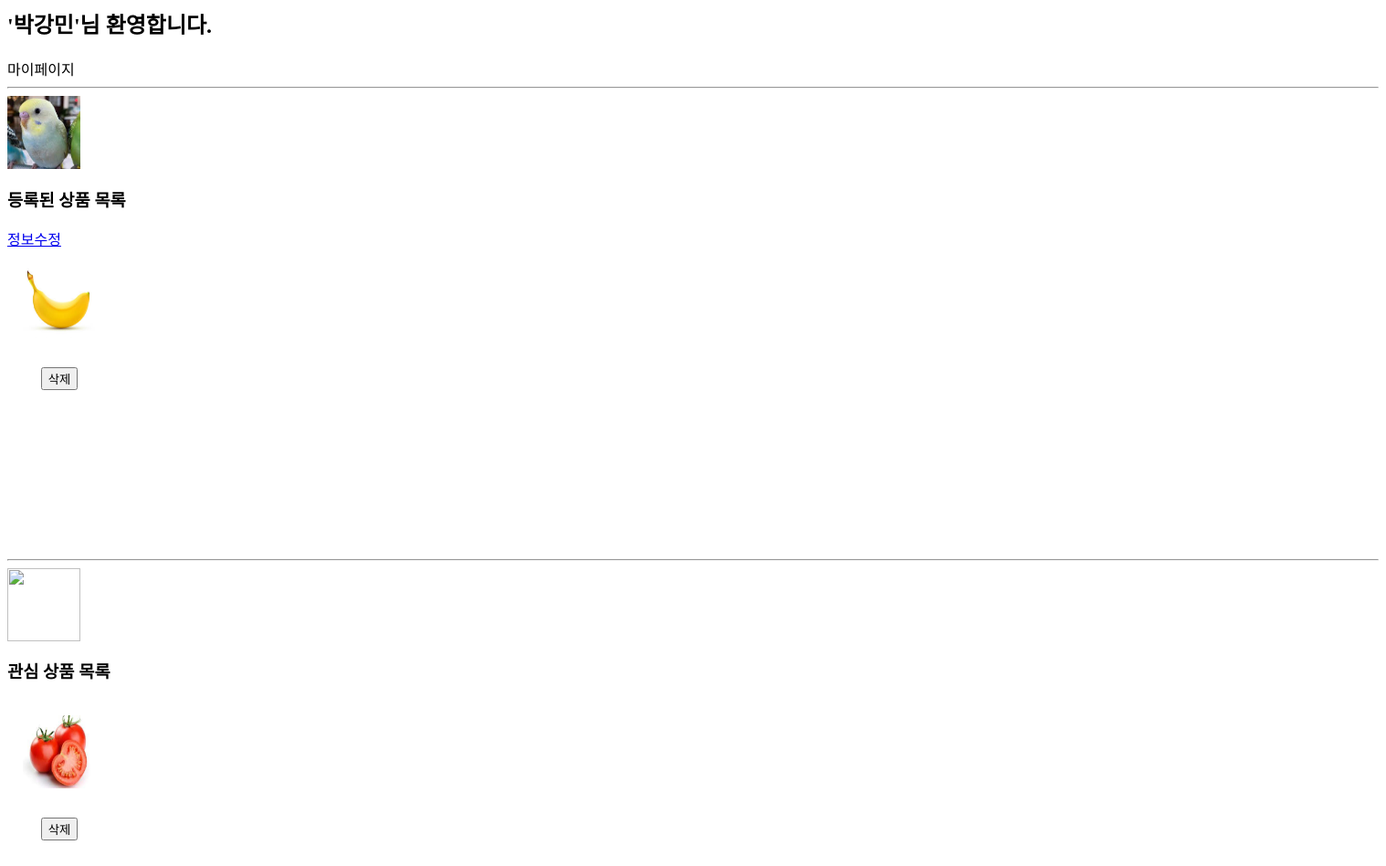
/myPage/ (signed in), run on an earlier commit of the app's database.
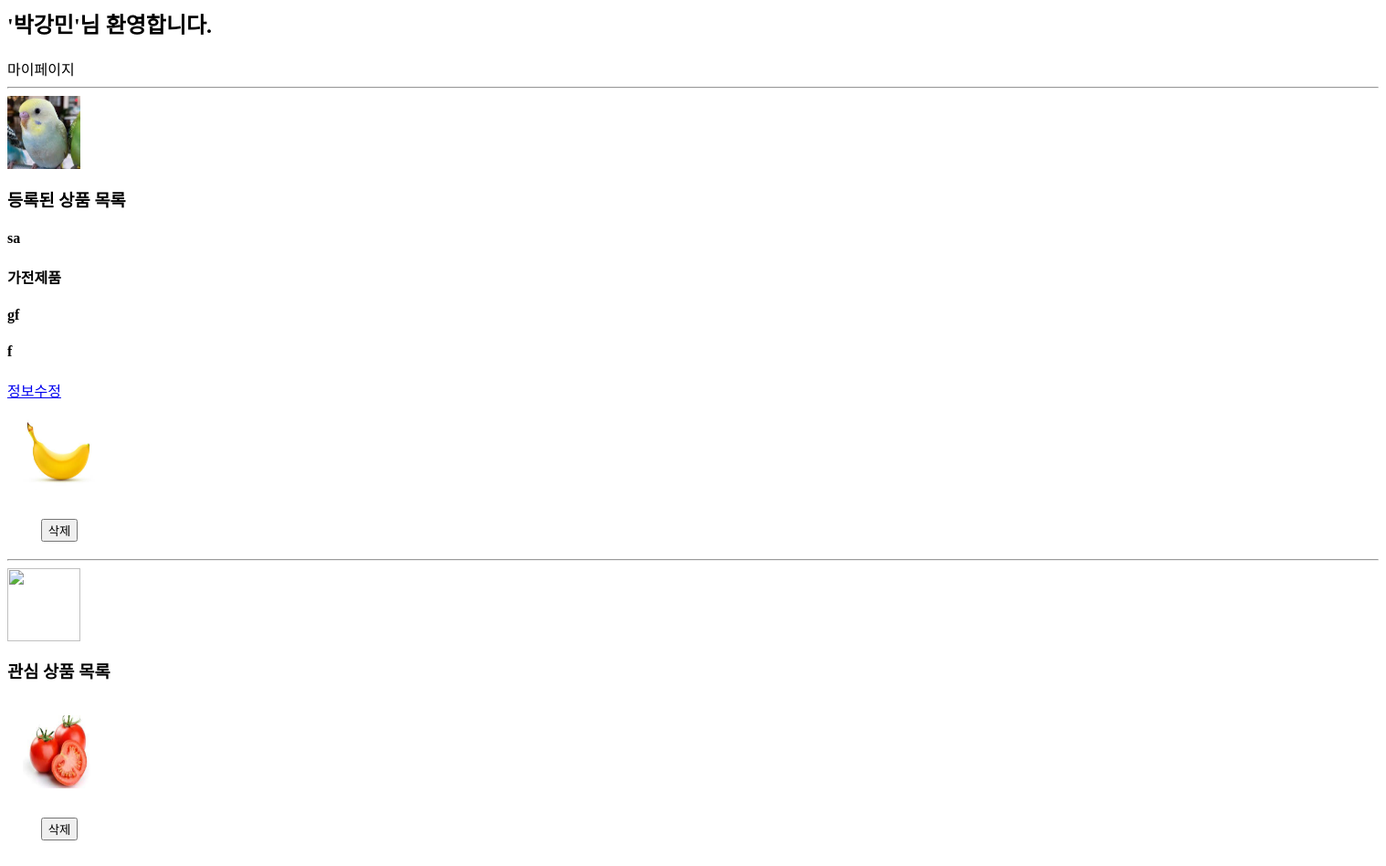
And on a later commit of the database.
### product/models.py (models this page shows, shortened)
class Product(models.Model):
    id = models.AutoField(primary_key=True)
    title = models.CharField(default='', null=False, blank=False, max_length=50)
    category = models.CharField(default='', null=False, blank=False, max_length=10)
    content = models.TextField(default='', null=False, blank=False)
    writer = models.ForeignKey('account.User', on_delete=models.CASCADE, default=User.objects.first().pk)
    write_time = models.DateField(auto_now=True)
    location = models.CharField(default='', null=False, blank=False, max_length=10)
    hashtag = models.CharField(default='', null=True, blank=True, max_length=10)
    count = models.PositiveIntegerField(default=0)

### product/views.py (the view)
# urls.py: path('myPage/', myPage.as_view()),
class myPage(APIView):
    def get(self, request):
        name = request.session.get('name')
        myItem = Product.objects.filter(writer_id=request.session.get('id'))
        return render(request, 'mypage.html', {'myItem': myItem})

### templates/Mypage.html (shortened to what this page needs)
<!DOCTYPE>
<html>
    <head>
        <h2>'박강민'님 환영합니다.</h2>
    </head>
    <body>
        <div id = "main_title">마이페이지</div>
        <hr>
        <img width="80" height="80"><br>
        <div style = "height:400; width:1500;">
            <h3>등록된 상품 목록</h3>
            {% for my in myItem %}
                <h4>{{ my.title }}</h4>
                <h4>{{ my.category }}</h4>
                <h4>{{ my.content |safe}}</h4>
                <h4>{{ my.hashtag }}</h4>
                {% endfor %}
            <a href="ChangeInfo.html">정보수정</a><br>
            <table>
                <tr><th style="padding:15px ;"><img width="80" height="80"></th></tr>
                <tr><th style="padding:15px ;"><input type="submit" value="삭제"></th></tr>
            </table>
            </div>
        <hr>
        <img src = "https://encrypted-tbn0.gstatic.com/images?q=tbn:ANd9GcTDpX9DzmSzYyZBoJKXGVvy_QFuZVF8HZLevQ&usqp=CAU" width="80" height="80"><br>
        <div style = "height:400; width:1500;">
            <h3>관심 상품 목록</h3>
            <table>
                <tr><th style="padding:15px ;"><img width="80" height="80"></th></tr>
                <tr>
                    <th style="padding:15px ;"><input type="submit" value="삭제"></th>
                </tr>
            </table>
    </body>
</html>

What changed in the data, as far as the page shows it:
added Product: title "sa", category "가전제품", content "gf", hashtag "f"
